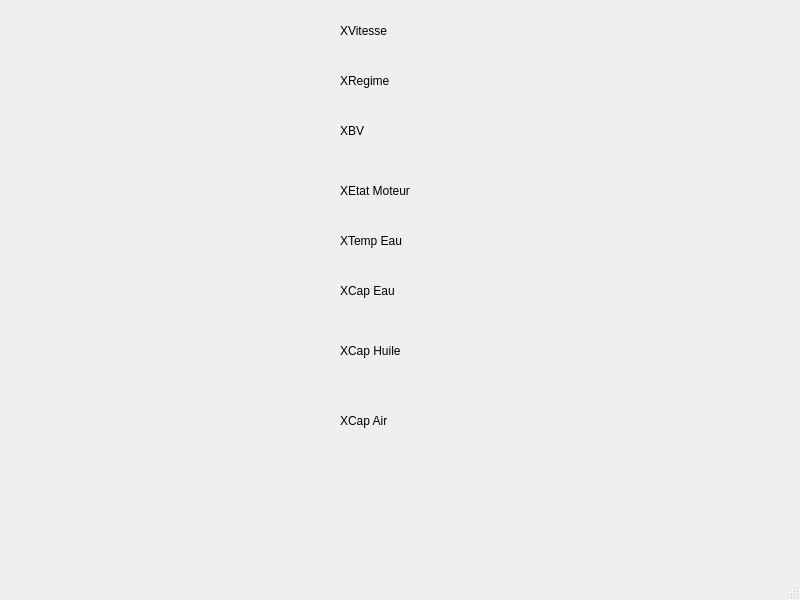
<?xml version="1.0" encoding="UTF-8"?>
<ui version="4.0">
 <class>MainWindow</class>
 <widget class="QMainWindow" name="MainWindow">
  <property name="geometry">
   <rect>
    <x>0</x>
    <y>0</y>
    <width>800</width>
    <height>600</height>
   </rect>
  </property>
  <property name="windowTitle">
   <string>MainWindow</string>
  </property>
  <widget class="QWidget" name="centralwidget">
   <widget class="QLabel" name="labelVitesse">
    <property name="geometry">
     <rect>
      <x>340</x>
      <y>10</y>
      <width>261</width>
      <height>41</height>
     </rect>
    </property>
    <property name="text">
     <string>XVitesse</string>
    </property>
   </widget>
   <widget class="QLabel" name="labelRegime">
    <property name="geometry">
     <rect>
      <x>340</x>
      <y>60</y>
      <width>191</width>
      <height>41</height>
     </rect>
    </property>
    <property name="text">
     <string>XRegime</string>
    </property>
   </widget>
   <widget class="QLabel" name="labelBoite">
    <property name="geometry">
     <rect>
      <x>340</x>
      <y>110</y>
      <width>151</width>
      <height>41</height>
     </rect>
    </property>
    <property name="text">
     <string>XBV</string>
    </property>
   </widget>
   <widget class="QLabel" name="labelEtat">
    <property name="geometry">
     <rect>
      <x>340</x>
      <y>170</y>
      <width>171</width>
      <height>41</height>
     </rect>
    </property>
    <property name="text">
     <string>XEtat Moteur</string>
    </property>
   </widget>
   <widget class="QLabel" name="labelTempEau">
    <property name="geometry">
     <rect>
      <x>340</x>
      <y>220</y>
      <width>171</width>
      <height>41</height>
     </rect>
    </property>
    <property name="text">
     <string>XTemp Eau</string>
    </property>
   </widget>
   <widget class="QLabel" name="labelCapEau">
    <property name="geometry">
     <rect>
      <x>340</x>
      <y>270</y>
      <width>171</width>
      <height>41</height>
     </rect>
    </property>
    <property name="text">
     <string>XCap Eau</string>
    </property>
   </widget>
   <widget class="QLabel" name="labelCapHuile">
    <property name="geometry">
     <rect>
      <x>340</x>
      <y>330</y>
      <width>161</width>
      <height>41</height>
     </rect>
    </property>
    <property name="text">
     <string>XCap Huile</string>
    </property>
   </widget>
   <widget class="QLabel" name="labelCapAir">
    <property name="geometry">
     <rect>
      <x>340</x>
      <y>390</y>
      <width>251</width>
      <height>61</height>
     </rect>
    </property>
    <property name="text">
     <string>XCap Air</string>
    </property>
   </widget>
  </widget>
  <widget class="QMenuBar" name="menubar">
   <property name="geometry">
    <rect>
     <x>0</x>
     <y>0</y>
     <width>800</width>
     <height>21</height>
    </rect>
   </property>
  </widget>
  <widget class="QStatusBar" name="statusbar"/>
 </widget>
 <resources/>
 <connections/>
</ui>
